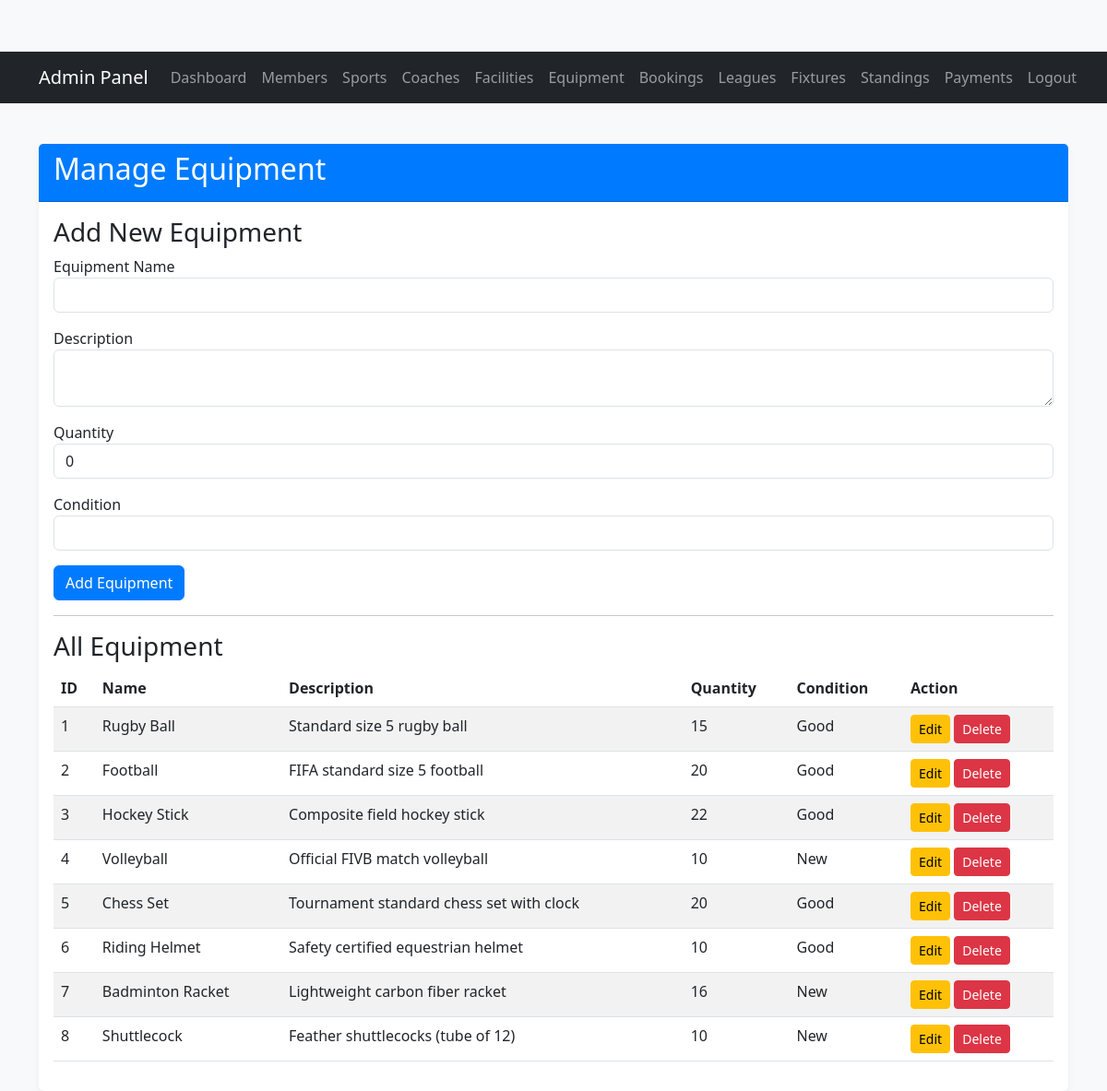
/admin/manage_equipment.php (signed in), run on the app's committed database.
### tables this page shows
CREATE TABLE IF NOT EXISTS `equipment` (
    `equipment_id` INT AUTO_INCREMENT PRIMARY KEY,
    `name` VARCHAR(100) NOT NULL,
    `description` TEXT,
    `quantity` INT NOT NULL,
    `condition` VARCHAR(50)
);

### admin/manage_equipment.php (the view, shortened to what this page needs)
<?php
include_once("../includes/admin_header.php");
require_once __DIR__ . "/../config/db_connect.php";
$name = $description = $condition = "";
$quantity = 0;
$name_err = $description_err = $quantity_err = $condition_err = "";
$edit_mode = false;
$equipment_list = [];
$sql = "SELECT equipment_id, name, description, quantity, `condition` FROM equipment";
if ($result = $conn->query($sql)) {
    while ($row = $result->fetch_assoc()) {
        $equipment_list[] = $row;
    }
}
?>
<div class="row">
    <div class="col-md-12">
        <div class="card">
            <div class="card-header">
                <h2>Manage Equipment</h2>
            </div>
            <div class="card-body">
                <h3><?php echo ($edit_mode) ? "Edit Equipment" : "Add New Equipment"; ?></h3>
                <form action="<?php echo htmlspecialchars($_SERVER["PHP_SELF"]); ?>" method="post">
                    <div class="mb-3">
                        <label>Equipment Name</label>
                        <input type="text" name="name" class="form-control <?php echo $name_err ? 'is-invalid' : ''; ?>" value="<?php echo htmlspecialchars($name); ?>">
                    </div>
                    <div class="mb-3">
                        <label>Description</label>
                        <textarea name="description" class="form-control <?php echo $description_err ? 'is-invalid' : ''; ?>"><?php echo htmlspecialchars($description); ?></textarea>
                    </div>
                    <div class="mb-3">
                        <label>Quantity</label>
                        <input type="number" name="quantity" class="form-control <?php echo $quantity_err ? 'is-invalid' : ''; ?>" value="<?php echo htmlspecialchars($quantity); ?>">
                    </div>
                    <div class="mb-3">
                        <label>Condition</label>
                        <input type="text" name="condition" class="form-control <?php echo $condition_err ? 'is-invalid' : ''; ?>" value="<?php echo htmlspecialchars($condition); ?>">
                    </div>
                    <button type="submit" class="btn btn-primary">
                        <?php echo ($edit_mode) ? "Update Equipment" : "Add Equipment"; ?>
                    </button>
                </form>
                <hr>
                <h3>All Equipment</h3>
                <table class="table table-striped table-hover">
                    <thead>
                        <tr>
                            <th>ID</th>
                            <th>Name</th>
                            <th>Description</th>
                            <th>Quantity</th>
                            <th>Condition</th>
                            <th>Action</th>
                        </tr>
                    </thead>
                    <tbody>
                        <?php if (!empty($equipment_list)): ?>
                            <?php foreach ($equipment_list as $equipment): ?>
                                <tr>
                                    <td><?php echo htmlspecialchars($equipment["equipment_id"]); ?></td>
                                    <td><?php echo htmlspecialchars($equipment["name"]); ?></td>
                                    <td><?php echo htmlspecialchars($equipment["description"]); ?></td>
                                    <td><?php echo htmlspecialchars($equipment["quantity"]); ?></td>
                                    <td><?php echo htmlspecialchars($equipment["condition"]); ?></td>
                                    <td>
                                        <a href="?action=edit&id=<?php echo $equipment["equipment_id"]; ?>" class="btn btn-warning btn-sm">Edit</a>
                                        <a href="?action=delete&id=<?php echo $equipment["equipment_id"]; ?>" class="btn btn-danger btn-sm" onclick="return confirm('Are you sure?');">Delete</a>
                                    </td>
                                </tr>
                            <?php endforeach; ?>
                        <?php else: ?>
                            <tr>
                                <td colspan="6">No equipment found.</td>
                            </tr>
                        <?php endif; ?>
                    </tbody>
                </table>
            </div>
        </div>
    </div>
</div>
<?php include_once("../includes/footer.php"); ?>

### public/css/style.css (style rules this page uses)
body { padding-top: 56px; background-color: #f8f9fa; }
.card { margin-top: 20px; border: none; box-shadow: 0 4px 8px rgba(0,0,0,.05); }
.card-header { background-color: #007bff; color: white; font-weight: bold; }
.btn-primary { background-color: #007bff; border-color: #007bff; }

### data on the page
equipment: equipment_id "1", name "Rugby Ball", description "Standard size 5 rugby ball", quantity "15", condition "Good"
equipment: equipment_id "2", name "Football", description "FIFA standard size 5 football", quantity "20", condition "Good"
equipment: equipment_id "3", name "Hockey Stick", description "Composite field hockey stick", quantity "22", condition "Good"
equipment: equipment_id "4", name "Volleyball", description "Official FIVB match volleyball", quantity "10", condition "New"
equipment: equipment_id "5", name "Chess Set", description "Tournament standard chess set with clock", quantity "20", condition "Good"
equipment: equipment_id "6", name "Riding Helmet", description "Safety certified equestrian helmet", quantity "10", condition "Good"
equipment: equipment_id "7", name "Badminton Racket", description "Lightweight carbon fiber racket", quantity "16", condition "New"
equipment: equipment_id "8", name "Shuttlecock", description "Feather shuttlecocks (tube of 12)", quantity "10", condition "New"
